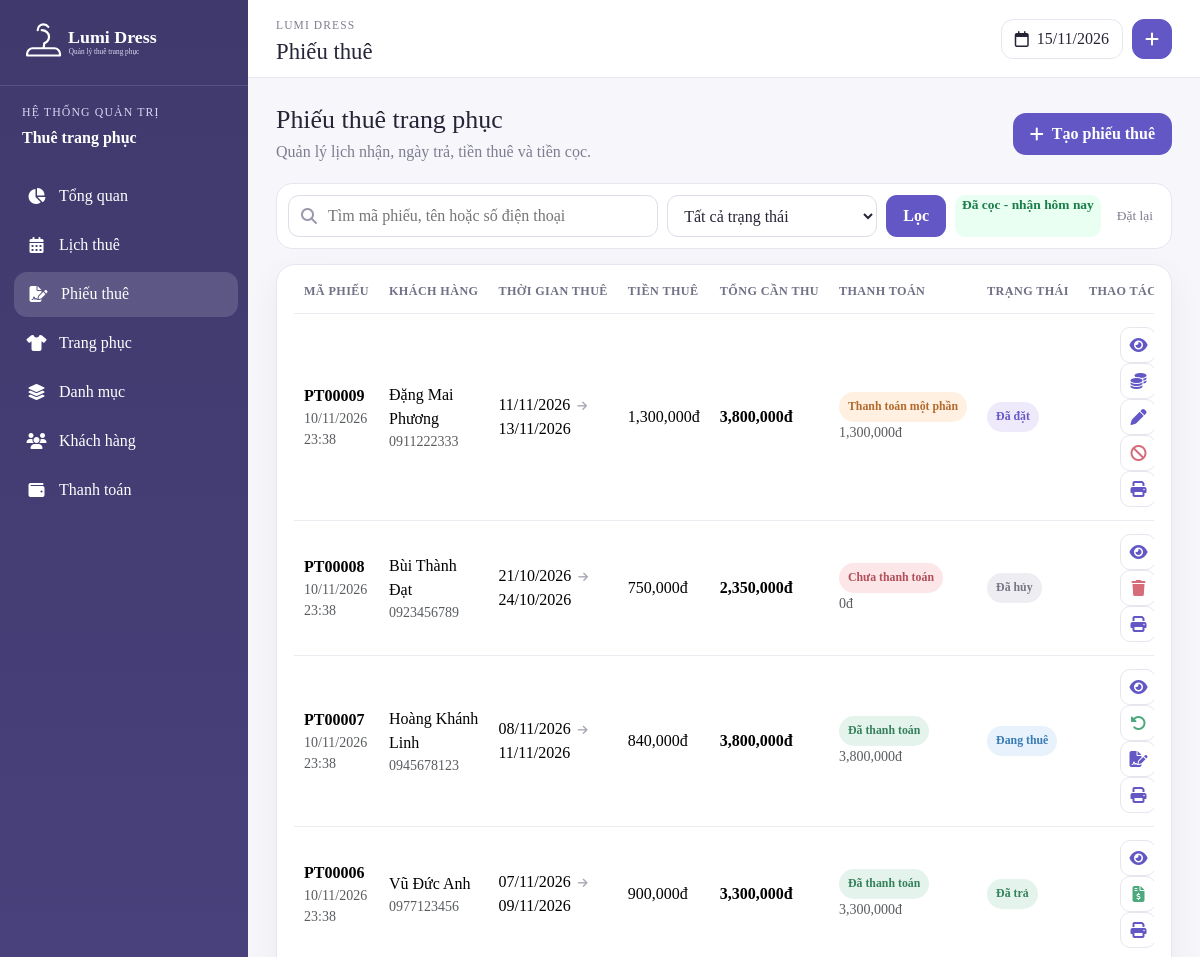
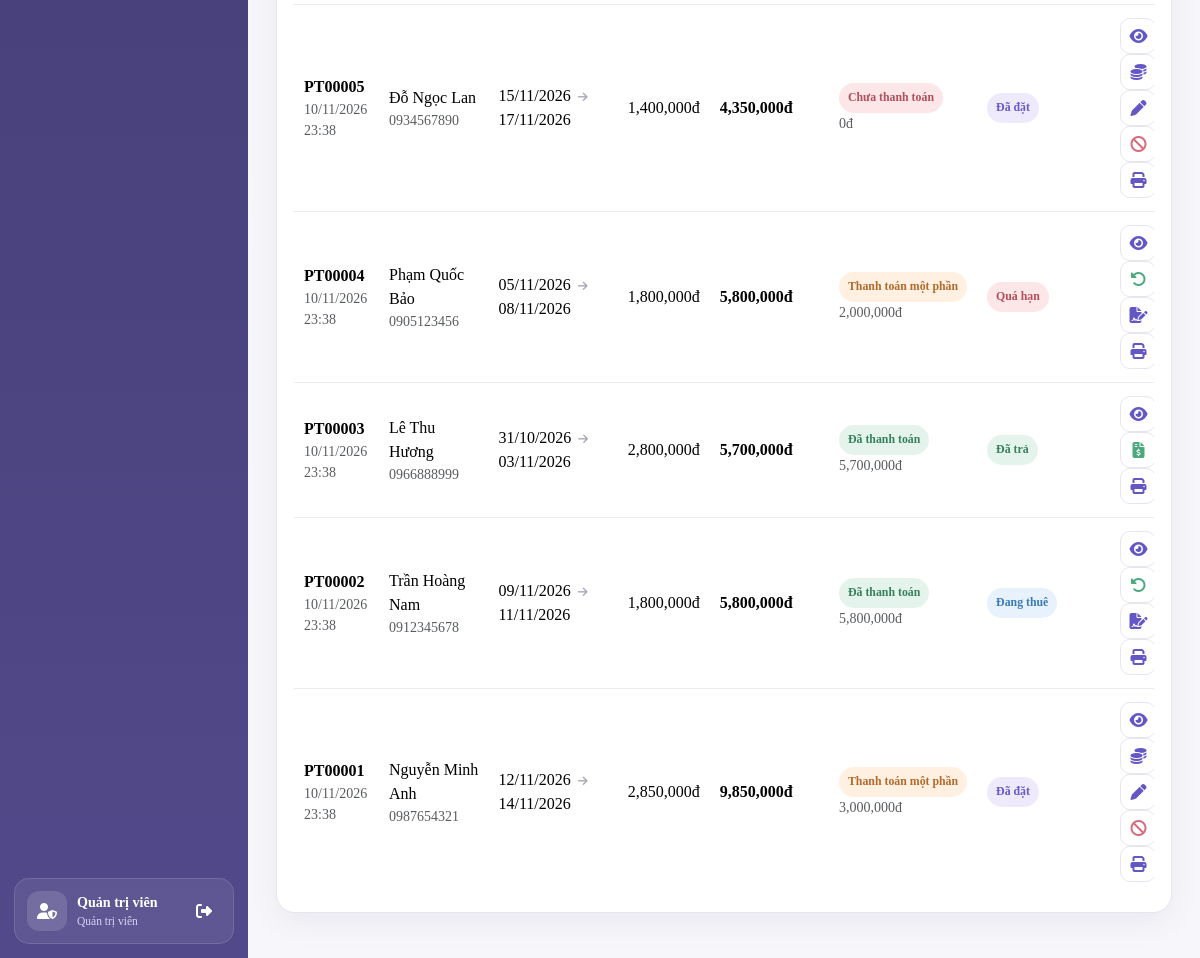
Page /admin/rentals.php (signed in) on the committed database (2 pictures, top to bottom).
### tables this page shows
CREATE TABLE `rentals` (
  `id` int(11) NOT NULL,
  `customer_id` int(11) NOT NULL,
  `created_by` int(11) DEFAULT NULL,
  `receive_date` date NOT NULL,
  `return_date` date NOT NULL,
  `actual_pickup_at` datetime DEFAULT NULL,
  `actual_return_at` datetime DEFAULT NULL,
  `rental_amount` decimal(10,2) NOT NULL DEFAULT 0.00,
  `deposit_amount` decimal(10,2) NOT NULL DEFAULT 0.00,
  `deposit_paid` decimal(12,2) NOT NULL DEFAULT 0.00,
  `discount` decimal(10,2) NOT NULL DEFAULT 0.00,
  `late_fee` decimal(12,2) NOT NULL DEFAULT 0.00,
  `damage_fee` decimal(12,2) NOT NULL DEFAULT 0.00,
  `damage_level` varchar(20) DEFAULT NULL,
  `final_amount` decimal(10,2) NOT NULL DEFAULT 0.00,
  `paid_amount` decimal(10,2) NOT NULL DEFAULT 0.00,
  `refund_amount` decimal(12,2) NOT NULL DEFAULT 0.00,
  `extra_due_amount` decimal(12,2) NOT NULL DEFAULT 0.00,
  `settled_at` datetime DEFAULT NULL,
  `status` varchar(50) NOT NULL,
  `payment_status` varchar(50) NOT NULL,
  `cancel_reason` varchar(255) DEFAULT NULL,
  `cancelled_at` date DEFAULT NULL,
  `note` varchar(500) DEFAULT NULL,
  `created_at` datetime NOT NULL DEFAULT current_timestamp(),
  `updated_at` datetime NOT NULL DEFAULT current_timestamp()
);

CREATE TABLE `customers` (
  `id` int(11) NOT NULL,
  `fullname` varchar(100) NOT NULL,
  `phone` varchar(11) NOT NULL,
  `email` varchar(100) DEFAULT NULL,
  `identity_number` varchar(20) DEFAULT NULL,
  `address` varchar(255) DEFAULT NULL,
  `password` varchar(255) NOT NULL,
  `status` tinyint(4) NOT NULL DEFAULT 1,
  `created_at` datetime NOT NULL DEFAULT current_timestamp()
);

### config.php (called while the page is built, shortened)
<?php
function format_price($value):string{return number_format((float)$value,0,'.',',');}
function payment_status_label(string $status):string{
    $labels=['unpaid'=>'Chưa thanh toán','partial'=>'Thanh toán một phần','paid'=>'Đã thanh toán'];
    return $labels[$status]??$status;
}
function rental_status_label_v2(string $status):string{
    $labels=['pending'=>'Chờ xác nhận','deposited'=>'Đã cọc','confirmed'=>'Đã xác nhận','reserved'=>'Đã đặt','picked_up'=>'Đang thuê','returned'=>'Đã trả','completed'=>'Hoàn tất','cancelled'=>'Đã hủy','overdue'=>'Quá hạn'];
    return $labels[$status]??rental_status_label($status);
}
?>

### admin/rentals.php (the view, shortened to what this page needs)
<?php
include 'header.php';
$conn->query("UPDATE rentals SET status='overdue' WHERE status IN ('picked_up','deposited','confirmed') AND return_date<CURDATE() AND (settled_at IS NULL OR settled_at='')");
$page=max(1,(int)($_GET['page']??1));$limit=10;$offset=($page-1)*$limit;$status=$_GET['status']??'';$keyword=trim($_GET['q']??'');$todayReceive=isset($_GET['today']) && $_GET['today']=='1';
$conditions=[];$types='';$values=[];
$where=$conditions?'WHERE '.implode(' AND ',$conditions):'';
$stmt=$conn->prepare("SELECT r.*,c.fullname,c.phone FROM rentals r JOIN customers c ON c.id=r.customer_id $where ORDER BY r.id DESC LIMIT ?,?");$types2=$types.'ii';$values2=array_merge($values,[$offset,$limit]);$stmt->bind_param($types2,...$values2);$stmt->execute();$data=$stmt->get_result();
?>
<div class="page-head"><div><h2>Phiếu thuê trang phục</h2><p>Quản lý lịch nhận, ngày trả, tiền thuê và tiền cọc.</p></div><button class="btn-primary-soft" data-bs-toggle="modal" data-bs-target="#rentalModal" onclick="openRental()"><i class="fas fa-plus"></i>Tạo phiếu thuê</button></div>
<form class="filter-bar"><div class="search-box"><i class="fas fa-search"></i><input name="q" value="<?= htmlspecialchars($keyword) ?>" placeholder="Tìm mã phiếu, tên hoặc số điện thoại"></div><select name="status"><option value="">Tất cả trạng thái</option></select><button class="filter-submit">Lọc</button><a class="filter-submit" href="rentals.php?today=1" style="background:#e8fff1;color:#1b7f4b;<?= $todayReceive?'font-weight:700;':'' ?>">Đã cọc - nhận hôm nay</a><a href="rentals.php">Đặt lại</a></form>
<section class="panel table-panel"><div class="table-responsive"><table class="table align-middle"><thead><tr><th>Mã phiếu</th><th>Khách hàng</th><th>Thời gian thuê</th><th>Tiền thuê</th><th>Tổng cần thu</th><th>Thanh toán</th><th>Trạng thái</th><th class="text-end">Thao tác</th></tr></thead><tbody>
<?php if($data&&$data->num_rows):while($row=$data->fetch_assoc()):?>
<tr><td><strong>PT<?= str_pad($row['id'], 5, '0', STR_PAD_LEFT) ?></strong><small class="d-block text-muted"><?= date('d/m/Y H:i',strtotime($row['created_at'])) ?></small></td><td><?= htmlspecialchars($row['fullname']) ?><small class="d-block text-muted"><?= htmlspecialchars($row['phone']) ?></small></td><td><?= date('d/m/Y',strtotime($row['receive_date'])) ?><span class="date-arrow"><i class="fas fa-arrow-right"></i></span><?= date('d/m/Y',strtotime($row['return_date'])) ?></td><td><?= format_price($row['rental_amount']) ?>đ</td><td><strong><?= format_price($row['final_amount']) ?>đ</strong></td><td><span class="payment payment-<?= $row['payment_status'] ?>"><?= payment_status_label($row['payment_status']) ?></span><small class="d-block text-muted"><?= format_price($row['paid_amount']) ?>đ</small></td><td><span class="status status-<?= $row['status'] ?>"><?= function_exists('rental_status_label_v2')?rental_status_label_v2($row['status']):rental_status_label($row['status']) ?></span></td><td class="text-end"><button class="icon-btn" onclick="viewRental(<?= $row['id'] ?>)" title="Chi tiết"><i class="fas fa-eye"></i></button><?php if($row['status']==='pending'):?><button class="icon-btn" onclick="openQrDeposit(<?= $row['id'] ?>)" title="Thanh toán Cọc (tiền mặt/chuyển khoản)"><i class="fas fa-coins"></i></button><button class="icon-btn danger" onclick="changeStatus(<?= $row['id'] ?>,'cancel','Hủy phiếu thuê này?')" title="Hủy"><i class="fas fa-ban"></i></button><?php elseif($row['status']==='reserved'):?><button class="icon-btn" onclick="openQrDeposit(<?= $row['id'] ?>)" title="Thanh toán Cọc (tiền mặt/chuyển khoản)"><i class="fas fa-coins"></i></button><button class="icon-btn" onclick="editRental(<?= $row['id'] ?>)" title="Sửa"><i class="fas fa-pen"></i></button><button class="icon-btn danger" onclick="changeStatus(<?= $row['id'] ?>,'cancel','Hủy phiếu thuê này?')" title="Hủy"><i class="fas fa-ban"></i></button><?php elseif($row['status']==='confirmed'):?><button class="icon-btn" onclick="editRental(<?= $row['id'] ?>)" title="Sửa"><i class="fas fa-pen"></i></button><button class="icon-btn danger" onclick="changeStatus(<?= $row['id'] ?>,'cancel','Hủy phiếu thuê này?')" title="Hủy"><i class="fas fa-ban"></i></button><?php elseif(in_array($row['status'],['picked_up','overdue'],true)):?><button class="icon-btn success" onclick="changeStatus(<?= $row['id'] ?>,'return','Xác nhận khách đã trả trang phục?')" title="Trả đồ"><i class="fas fa-rotate-left"></i></button><a class="icon-btn" href="print_rental.php?id=<?= $row['id'] ?>&type=handover" target="_blank" title="In biên bản bàn giao"><i class="fas fa-file-signature"></i></a><?php elseif($row['status']==='returned'):?><button class="icon-btn success" onclick="openSettle(<?= $row['id'] ?>)" title="Quyết toán"><i class="fas fa-file-invoice-dollar"></i></button><?php elseif($row['status']==='cancelled'):?><button class="icon-btn danger" onclick="deleteRental(<?= $row['id'] ?>)" title="Xóa"><i class="fas fa-trash"></i></button><?php endif;?><a class="icon-btn" href="print_rental.php?id=<?= $row['id'] ?>" target="_blank" title="In phiếu"><i class="fas fa-print"></i></a></td></tr>
<?php endwhile;else:?><tr><td colspan="8" class="empty">Không tìm thấy phiếu thuê.</td></tr><?php endif;?>
</tbody></table></div></section>
<?php include 'footer.php'; ?>

### assets/css/admin.css (style rules this page uses)
:root { --primary:#6257c5;--primary-dark:#443d75;--primary-soft:#f1effb;--ink:#252537;--muted:#7d7d91;--line:#e7e6ef;--surface:#ffffff;--page:#f7f7fb;--danger:#d66c7a;--success:#4ca97d;--warning:#e7a550;--blue:#4f9fe6;--shadow:0 10px 30px rgba(50,45,90,.07) }
* { box-sizing:border-box }
html,body { min-height:100% }
body { margin:0;background:var(--page);color:var(--ink);font-family:"Times New Roman",Times,serif;overflow-x:hidden }
a { text-decoration:none }
button,input,select,textarea { font-family:inherit }
.page-head { margin-bottom:19px;display:flex;align-items:center;justify-content:space-between;gap:20px }
.page-head h2 { margin:0;font-size:1.62rem }
.page-head p { margin:5px 0 0;color:var(--muted) }
.btn-primary-soft { min-height:42px;padding:0 17px;border:0;border-radius:13px;display:inline-flex;align-items:center;justify-content:center;gap:8px;background:var(--primary);color:#fff!important;font-weight:700 }
.btn-primary-soft * { color:#fff!important }
.panel { border:1px solid var(--line);border-radius:19px;background:#fff;box-shadow:var(--shadow);overflow:hidden }
.table-panel { padding:4px 17px 17px }
.table { margin:0;color:var(--ink) }
.table>:not(caption)>*>* { padding:13px 10px;border-bottom-color:#ecebf2;vertical-align:middle }
.table thead th { font-size:.76rem;letter-spacing:.4px;text-transform:uppercase;color:#707086;white-space:nowrap }
.table tbody tr:last-child td { border-bottom:0 }
.filter-bar { margin-bottom:15px;padding:11px;border:1px solid var(--line);border-radius:16px;display:flex;align-items:center;gap:9px;background:#fff }
.search-box { min-width:260px;flex:1;position:relative }
.search-box i { position:absolute;left:13px;top:50%;transform:translateY(-50%);color:#9998aa }
.search-box input,.filter-bar select { width:100%;min-height:42px;border:1px solid #dedde8;border-radius:11px;background:#fff;color:var(--ink);outline:0 }
.search-box input { padding:0 13px 0 39px }
.filter-bar select { max-width:210px;padding:0 36px 0 12px }
.filter-submit { min-height:42px;padding:0 17px;border:0;border-radius:11px;background:var(--primary);color:#fff;font-weight:700 }
.filter-bar>a { padding:0 7px;color:var(--muted);font-size:.84rem }
.icon-btn { width:36px;height:36px;margin-left:3px;border:1px solid var(--line);border-radius:10px;display:inline-grid;place-items:center;background:#fff;color:var(--primary) }
.icon-btn.danger { color:var(--danger) }
.icon-btn.success { color:var(--success) }
.soft-badge,.size-badge,.status,.payment,.payment-type { display:inline-flex;align-items:center;justify-content:center;padding:6px 9px;border-radius:999px;font-size:.74rem;font-weight:700;white-space:nowrap }
.status-reserved { background:#eeeafb;color:#6658c7 }
.status-picked_up { background:#e7f2fc;color:#397bb4 }
.status-returned { background:#e4f4ec;color:#36805c }
.status-overdue { background:#fde6e7;color:#b34e5b }
.status-cancelled { background:#eeedf1;color:#777684 }
.payment-unpaid { background:#fde6e7;color:#b34e5b }
.payment-partial { background:#fff0e1;color:#b36a2d }
.payment-paid { background:#e4f4ec;color:#36805c }
.date-arrow { margin:0 7px;color:#aaa8b7;font-size:.7rem }

### rows in the picture
rentals: id "00009", created_at "10/11/2026 23:38", customer.fullname "Đặng Mai Phương", customer.phone "0911222333", receive_date "11/11/2026", return_date "13/11/2026", rental_amount "1,300,000", final_amount "3,800,000", payment_status "Thanh toán một phần", paid_amount "1,300,000", status "Đã đặt"
rentals: id "00008", created_at "10/11/2026 23:38", customer.fullname "Bùi Thành Đạt", customer.phone "0923456789", receive_date "21/10/2026", return_date "24/10/2026", rental_amount "750,000", final_amount "2,350,000", payment_status "Chưa thanh toán", paid_amount "0", status "Đã hủy"
rentals: id "00007", created_at "10/11/2026 23:38", customer.fullname "Hoàng Khánh Linh", customer.phone "0945678123", receive_date "08/11/2026", return_date "11/11/2026", rental_amount "840,000", final_amount "3,800,000", payment_status "Đã thanh toán", paid_amount "3,800,000", status "Đang thuê"
rentals: id "00006", created_at "10/11/2026 23:38", customer.fullname "Vũ Đức Anh", customer.phone "0977123456", receive_date "07/11/2026", return_date "09/11/2026", rental_amount "900,000", final_amount "3,300,000", payment_status "Đã thanh toán", paid_amount "3,300,000", status "Đã trả"
rentals: id "00005", created_at "10/11/2026 23:38", customer.fullname "Đỗ Ngọc Lan", customer.phone "0934567890", receive_date "15/11/2026", return_date "17/11/2026", rental_amount "1,400,000", final_amount "4,350,000", payment_status "Chưa thanh toán", paid_amount "0", status "Đã đặt"
rentals: id "00004", created_at "10/11/2026 23:38", customer.fullname "Phạm Quốc Bảo", customer.phone "0905123456", receive_date "05/11/2026", return_date "08/11/2026", rental_amount "1,800,000", final_amount "5,800,000", payment_status "Thanh toán một phần", paid_amount "2,000,000", status "Quá hạn"
rentals: id "00003", created_at "10/11/2026 23:38", customer.fullname "Lê Thu Hương", customer.phone "0966888999", receive_date "31/10/2026", return_date "03/11/2026", rental_amount "2,800,000", final_amount "5,700,000", payment_status "Đã thanh toán", paid_amount "5,700,000", status "Đã trả"
rentals: id "00002", created_at "10/11/2026 23:38", customer.fullname "Trần Hoàng Nam", customer.phone "0912345678", receive_date "09/11/2026", return_date "11/11/2026", rental_amount "1,800,000", final_amount "5,800,000", payment_status "Đã thanh toán", paid_amount "5,800,000", status "Đang thuê"
rentals: id "00001", created_at "10/11/2026 23:38", customer.fullname "Nguyễn Minh Anh", customer.phone "0987654321", receive_date "12/11/2026", return_date "14/11/2026", rental_amount "2,850,000", final_amount "9,850,000", payment_status "Thanh toán một phần", paid_amount "3,000,000", status "Đã đặt"

### other values in the picture
$_SESSION['admin']['fullname'] "Quản trị viên"
$pageTitle "Phiếu thuê"
